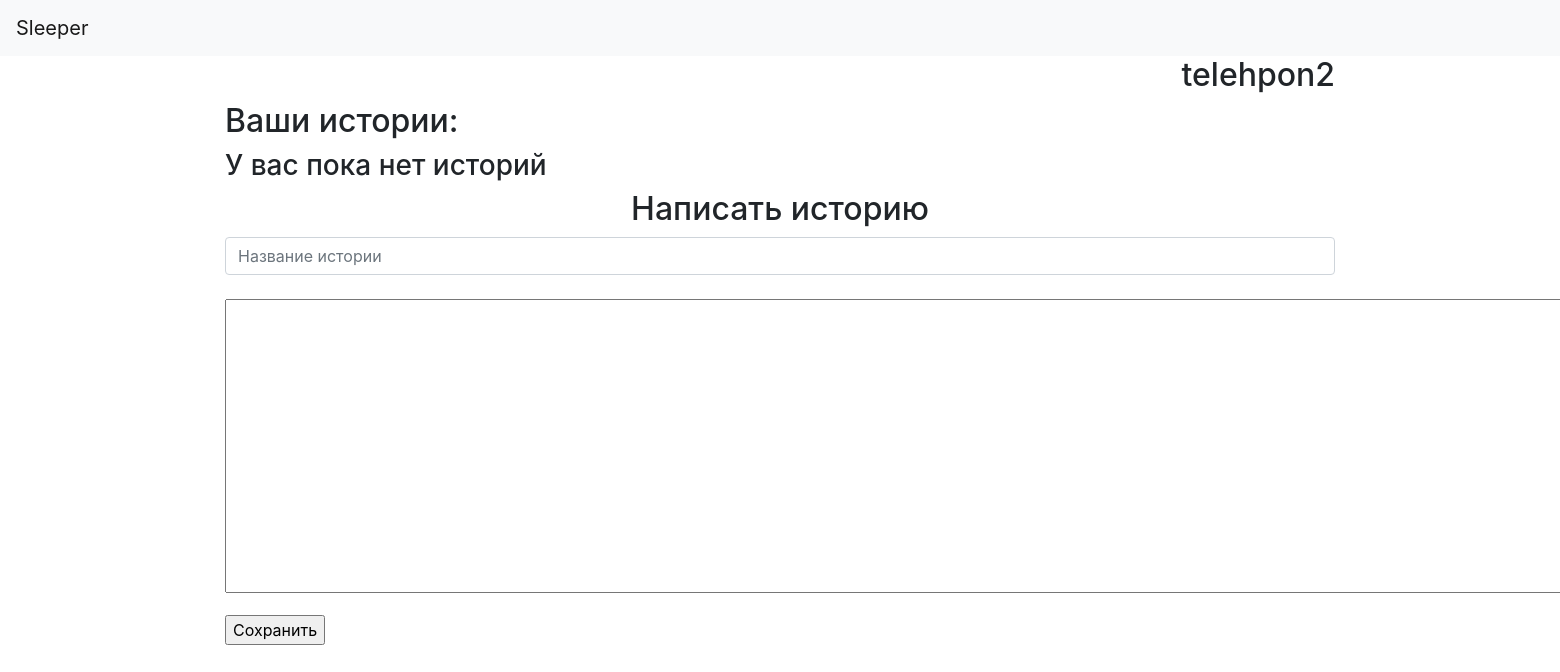
Page /my_wall/telehpon2 (signed in) on the earlier database version.
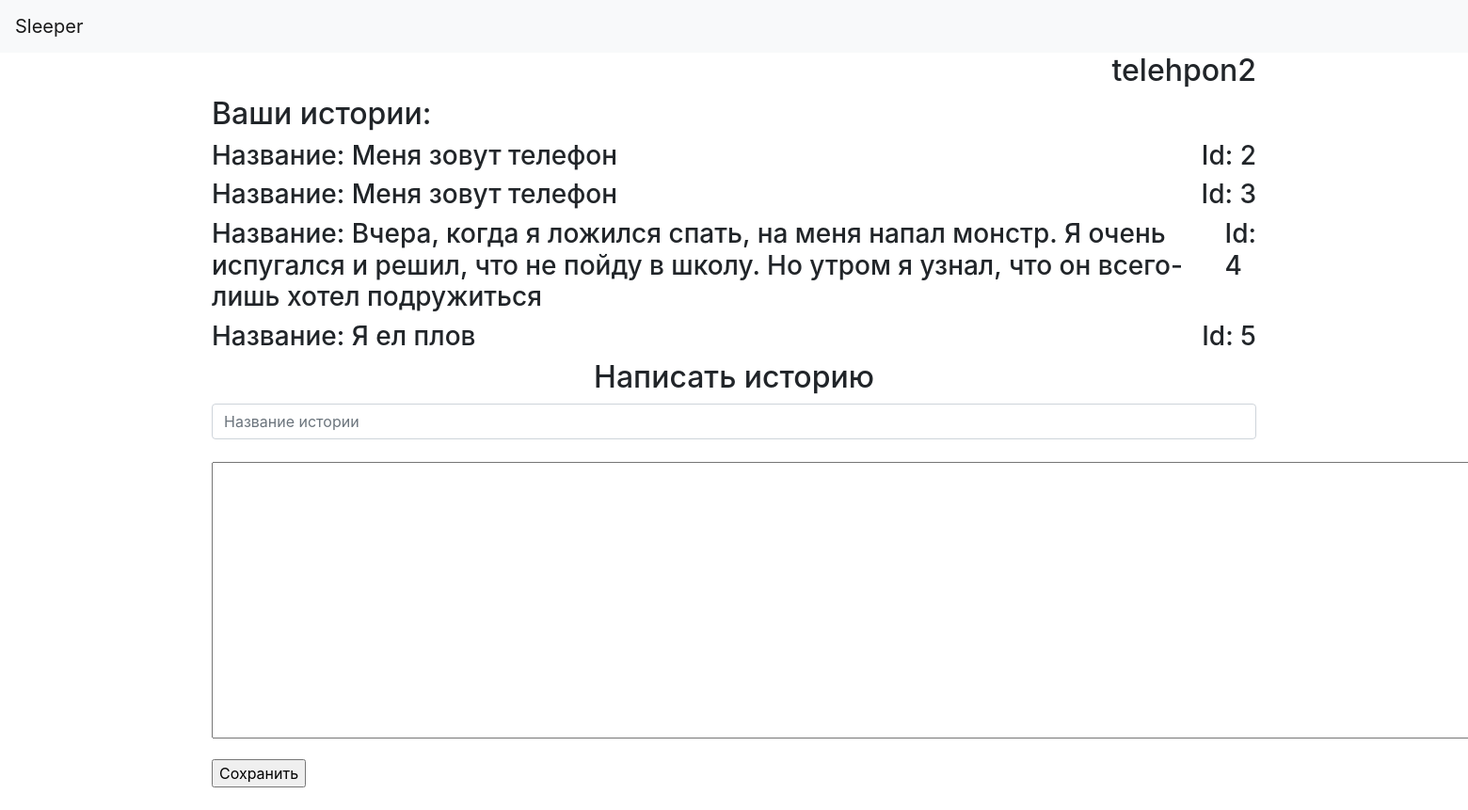
Same page on the later database version.
### data/stories.py (models this page shows)
class Stories(SqlAlchemyBase):
    __tablename__ = 'stories'
    id = sqlalchemy.Column(sqlalchemy.Integer, primary_key=True, autoincrement=True)
    name = sqlalchemy.Column(sqlalchemy.String)
    text = sqlalchemy.Column(sqlalchemy.TEXT)

### main.py (the view, shortened to what this page needs)
@app.route('/my_wall/<user>', methods=['GET', 'POST'])
def show(user):
    if user not in session['username']:
        return redirect('/')
    db_sess = db_session.create_session()
    sleeps = db_sess.query(Stories).all()
    maks = max((sleep.id for sleep in sleeps))
    cur_user = db_sess.query(Users).filter(Users.name == str(user)).first()
    leest = cur_user.own_stories.split(', ')
    stories = [story for story in sleeps if str(story.id) in leest]
    if request.method == 'GET':
        return render_template('userpage.html', buttons=False, message='', title=f'Страница {user}', sleeps=stories)

### data/db_session.py (called while the page is built)
def create_session() -> Session:
    global __factory
    return __factory()

### templates/userpage.html (shortened to what this page needs)
{% extends "base.html" %}
{% block content %}
    <div align="right"><h2>{{title.replace('Страница ', '')}}</h2></div>
    <h2>Ваши истории:</h2>
    {% if not sleeps %}
        <h3>У вас пока нет историй</h3>
    {% else %}
      {% for sleep in sleeps %}
       <form action="" class="d-flex">
           <h3>Название: {{sleep.name}}</h3><hr>
           <h3>Id: {{sleep.id}}</h3>
       </form>
      {% endfor %}
    {% endif %}
    <form action="" method="post">
        <div align="center"><h2>Написать историю</h2></div>
        <input type="text" name="name" id="login" class="form-control" placeholder="Название истории"><br>
        <p><textarea name="text" cols="180" rows="12"></textarea></p>
        <input type="submit" class="button" value="Сохранить"><br><br>
    </form>
{% endblock %}

Differences in the rows shown:
added Stories: name "Меня зовут телефон", id "2"
added Stories: name "Меня зовут телефон", id "3"
added Stories: name "Вчера, когда я ложился спать, на меня напал монстр. Я очень испугался и решил, что не пойду в школу. Но утром я узнал, что он всего-лишь хотел подружиться", id "4"
added Stories: name "Я ел плов", id "5"
Other differences:
text no longer shown: "У вас пока нет историй"
